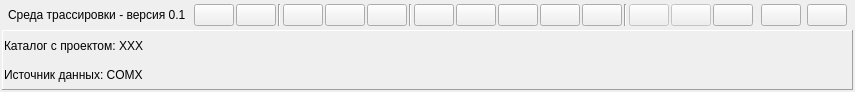
<?xml version="1.0" encoding="UTF-8"?>
<ui version="4.0">
 <class>Main_Win</class>
 <widget class="QMainWindow" name="Main_Win">
  <property name="geometry">
   <rect>
    <x>0</x>
    <y>0</y>
    <width>806</width>
    <height>92</height>
   </rect>
  </property>
  <property name="maximumSize">
   <size>
    <width>16777215</width>
    <height>160</height>
   </size>
  </property>
  <property name="windowTitle">
   <string>Среда трассировки - версия 0.1</string>
  </property>
  <property name="windowIcon">
   <iconset resource="../resource.qrc">
    <normaloff>:/images/red_bug.ico</normaloff>:/images/red_bug.ico</iconset>
  </property>
  <widget class="QWidget" name="centralWidget">
   <layout class="QVBoxLayout" name="verticalLayout" stretch="0,1">
    <property name="spacing">
     <number>2</number>
    </property>
    <property name="leftMargin">
     <number>2</number>
    </property>
    <property name="topMargin">
     <number>2</number>
    </property>
    <property name="rightMargin">
     <number>2</number>
    </property>
    <property name="bottomMargin">
     <number>2</number>
    </property>
    <item>
     <layout class="QHBoxLayout" name="horizontalLayout">
      <item>
       <widget class="QLabel" name="label_icon">
        <property name="text">
         <string>&lt;html&gt;&lt;head/&gt;&lt;body&gt;&lt;p align=&quot;center&quot;&gt;&lt;img src=&quot;:/images/red_bug.ico&quot; width=&quot;35&quot; height=&quot;35&quot;/&gt;&lt;/p&gt;&lt;/body&gt;&lt;/html&gt;</string>
        </property>
       </widget>
      </item>
      <item>
       <widget class="QLabel" name="label_title">
        <property name="text">
         <string>Среда трассировки - версия 0.1</string>
        </property>
       </widget>
      </item>
      <item>
       <widget class="QStackedWidget" name="stackedWidget">
        <widget class="QWidget" name="stackedWidgetPage_menu">
         <layout class="QHBoxLayout" name="horizontalLayout_2">
          <property name="spacing">
           <number>2</number>
          </property>
          <property name="leftMargin">
           <number>2</number>
          </property>
          <property name="topMargin">
           <number>2</number>
          </property>
          <property name="rightMargin">
           <number>2</number>
          </property>
          <property name="bottomMargin">
           <number>2</number>
          </property>
          <item>
           <widget class="QPushButton" name="pushButton_openDirectoryProject">
            <property name="toolTip">
             <string>Открыть каталог с исходным кодом проекта ПО ЦС</string>
            </property>
            <property name="text">
             <string/>
            </property>
            <property name="icon">
             <iconset resource="../resource.qrc">
              <normaloff>:/images/1449324516_folder.png</normaloff>:/images/1449324516_folder.png</iconset>
            </property>
           </widget>
          </item>
          <item>
           <widget class="QPushButton" name="pushButton_createTracePointsList">
            <property name="toolTip">
             <string>Построить список точек трассировки проекта</string>
            </property>
            <property name="text">
             <string/>
            </property>
            <property name="icon">
             <iconset resource="../resource.qrc">
              <normaloff>:/images/icon_app.ico</normaloff>:/images/icon_app.ico</iconset>
            </property>
           </widget>
          </item>
          <item>
           <widget class="Line" name="line">
            <property name="orientation">
             <enum>Qt::Vertical</enum>
            </property>
           </widget>
          </item>
          <item>
           <widget class="QPushButton" name="pushButton_synchronizeWithComPort">
            <property name="toolTip">
             <string>Синхронизация с ичточником данных</string>
            </property>
            <property name="text">
             <string/>
            </property>
            <property name="icon">
             <iconset resource="../resource.qrc">
              <normaloff>:/images/1449324945_sinchronize.png</normaloff>:/images/1449324945_sinchronize.png</iconset>
            </property>
            <property name="checkable">
             <bool>true</bool>
            </property>
           </widget>
          </item>
          <item>
           <widget class="QPushButton" name="pushButton_startTraceFromComPort">
            <property name="toolTip">
             <string>Старт/стоп трассировки</string>
            </property>
            <property name="text">
             <string/>
            </property>
            <property name="icon">
             <iconset resource="../resource.qrc">
              <normaloff>:/images/trace_n_stop.ico</normaloff>:/images/trace_n_stop.ico</iconset>
            </property>
            <property name="checkable">
             <bool>true</bool>
            </property>
           </widget>
          </item>
          <item>
           <widget class="QPushButton" name="pushButton_prefences">
            <property name="toolTip">
             <string>Настройки</string>
            </property>
            <property name="text">
             <string/>
            </property>
            <property name="icon">
             <iconset resource="../resource.qrc">
              <normaloff>:/images/options.ico</normaloff>:/images/options.ico</iconset>
            </property>
           </widget>
          </item>
          <item>
           <widget class="Line" name="line_2">
            <property name="orientation">
             <enum>Qt::Vertical</enum>
            </property>
           </widget>
          </item>
          <item>
           <widget class="QPushButton" name="pushButton_treeFilesWin">
            <property name="toolTip">
             <string>Окно - &quot;Дерево файлов проекта&quot;</string>
            </property>
            <property name="text">
             <string/>
            </property>
            <property name="icon">
             <iconset resource="../resource.qrc">
              <normaloff>:/images/tree_files_win.ico</normaloff>:/images/tree_files_win.ico</iconset>
            </property>
            <property name="checkable">
             <bool>true</bool>
            </property>
            <property name="checked">
             <bool>false</bool>
            </property>
           </widget>
          </item>
          <item>
           <widget class="QPushButton" name="pushButton_filesViewerWin">
            <property name="toolTip">
             <string>Окно - &quot;Просмотрщик файлов&quot;</string>
            </property>
            <property name="text">
             <string/>
            </property>
            <property name="icon">
             <iconset resource="../resource.qrc">
              <normaloff>:/images/file_viewer_win.ico</normaloff>:/images/file_viewer_win.ico</iconset>
            </property>
            <property name="checkable">
             <bool>true</bool>
            </property>
           </widget>
          </item>
          <item>
           <widget class="QPushButton" name="pushButton_listPointWin">
            <property name="toolTip">
             <string>Окно - &quot;Список точек трассировки&quot;</string>
            </property>
            <property name="text">
             <string/>
            </property>
            <property name="icon">
             <iconset resource="../resource.qrc">
              <normaloff>:/images/list_point_win.ico</normaloff>:/images/list_point_win.ico</iconset>
            </property>
            <property name="checkable">
             <bool>true</bool>
            </property>
           </widget>
          </item>
          <item>
           <widget class="QPushButton" name="pushButton_terminalWin">
            <property name="toolTip">
             <string>Окно - &quot;Терминал&quot;</string>
            </property>
            <property name="text">
             <string/>
            </property>
            <property name="icon">
             <iconset resource="../resource.qrc">
              <normaloff>:/images/terminal_win.ico</normaloff>:/images/terminal_win.ico</iconset>
            </property>
            <property name="checkable">
             <bool>true</bool>
            </property>
           </widget>
          </item>
          <item>
           <widget class="QPushButton" name="pushButton_viewAll">
            <property name="enabled">
             <bool>true</bool>
            </property>
            <property name="toolTip">
             <string>Показать все окна</string>
            </property>
            <property name="text">
             <string/>
            </property>
            <property name="icon">
             <iconset resource="../resource.qrc">
              <normaloff>:/images/view_all.ico</normaloff>:/images/view_all.ico</iconset>
            </property>
            <property name="checkable">
             <bool>false</bool>
            </property>
           </widget>
          </item>
          <item>
           <widget class="Line" name="line_3">
            <property name="orientation">
             <enum>Qt::Vertical</enum>
            </property>
           </widget>
          </item>
          <item>
           <widget class="QPushButton" name="pushButton_openTraceFile">
            <property name="enabled">
             <bool>false</bool>
            </property>
            <property name="toolTip">
             <string>Открыть файл с точками трассировки</string>
            </property>
            <property name="text">
             <string/>
            </property>
            <property name="icon">
             <iconset resource="../resource.qrc">
              <normaloff>:/images/1449325145_send_file.png</normaloff>:/images/1449325145_send_file.png</iconset>
            </property>
            <property name="checkable">
             <bool>false</bool>
            </property>
           </widget>
          </item>
          <item>
           <widget class="QPushButton" name="pushButton_saveTraceFile">
            <property name="enabled">
             <bool>false</bool>
            </property>
            <property name="toolTip">
             <string>Сохранить файл с точками трассровки</string>
            </property>
            <property name="text">
             <string/>
            </property>
            <property name="icon">
             <iconset resource="../resource.qrc">
              <normaloff>:/images/1449324486_save_as.png</normaloff>:/images/1449324486_save_as.png</iconset>
            </property>
            <property name="checkable">
             <bool>false</bool>
            </property>
           </widget>
          </item>
          <item>
           <widget class="QPushButton" name="pushButton_clearTrace">
            <property name="toolTip">
             <string>Очистить &quot;Список точек трасировки&quot; и &quot;Терминал&quot;</string>
            </property>
            <property name="text">
             <string/>
            </property>
            <property name="icon">
             <iconset resource="../resource.qrc">
              <normaloff>:/images/1449325073_full_trash.png</normaloff>:/images/1449325073_full_trash.png</iconset>
            </property>
            <property name="checkable">
             <bool>false</bool>
            </property>
           </widget>
          </item>
          <item>
           <spacer name="horizontalSpacer_2">
            <property name="orientation">
             <enum>Qt::Horizontal</enum>
            </property>
            <property name="sizeHint" stdset="0">
             <size>
              <width>40</width>
              <height>20</height>
             </size>
            </property>
           </spacer>
          </item>
         </layout>
        </widget>
       </widget>
      </item>
      <item>
       <spacer name="horizontalSpacer">
        <property name="orientation">
         <enum>Qt::Horizontal</enum>
        </property>
        <property name="sizeHint" stdset="0">
         <size>
          <width>40</width>
          <height>20</height>
         </size>
        </property>
       </spacer>
      </item>
      <item>
       <widget class="QPushButton" name="pushButton_aboutApp">
        <property name="toolTip">
         <string>О программе</string>
        </property>
        <property name="text">
         <string/>
        </property>
        <property name="icon">
         <iconset resource="../resource.qrc">
          <normaloff>:/images/1449324466_error.png</normaloff>:/images/1449324466_error.png</iconset>
        </property>
       </widget>
      </item>
      <item>
       <widget class="QPushButton" name="pushButton_adaptate">
        <property name="toolTip">
         <string>Подобрать оптимальный размер окна</string>
        </property>
        <property name="text">
         <string/>
        </property>
        <property name="icon">
         <iconset resource="../resource.qrc">
          <normaloff>:/images/1449324640_external_link.png</normaloff>:/images/1449324640_external_link.png</iconset>
        </property>
       </widget>
      </item>
      <item>
       <widget class="widget_system_buttons" name="widget_SystemButtons" native="true"/>
      </item>
     </layout>
    </item>
    <item>
     <widget class="QFrame" name="frame">
      <property name="frameShape">
       <enum>QFrame::Panel</enum>
      </property>
      <property name="frameShadow">
       <enum>QFrame::Raised</enum>
      </property>
      <layout class="QVBoxLayout" name="verticalLayout_2" stretch="0,0">
       <property name="spacing">
        <number>1</number>
       </property>
       <property name="leftMargin">
        <number>1</number>
       </property>
       <property name="topMargin">
        <number>1</number>
       </property>
       <property name="rightMargin">
        <number>1</number>
       </property>
       <property name="bottomMargin">
        <number>1</number>
       </property>
       <item>
        <layout class="QHBoxLayout" name="horizontalLayout_3">
         <item>
          <widget class="QLabel" name="label_dirProject">
           <property name="text">
            <string>Каталог с проектом: ХХХ</string>
           </property>
          </widget>
         </item>
         <item>
          <spacer name="horizontalSpacer_3">
           <property name="orientation">
            <enum>Qt::Horizontal</enum>
           </property>
           <property name="sizeHint" stdset="0">
            <size>
             <width>40</width>
             <height>20</height>
            </size>
           </property>
          </spacer>
         </item>
        </layout>
       </item>
       <item>
        <layout class="QHBoxLayout" name="horizontalLayout_4">
         <item>
          <widget class="QLabel" name="label_sourceData">
           <property name="text">
            <string>Источник данных: COMX</string>
           </property>
          </widget>
         </item>
         <item>
          <spacer name="horizontalSpacer_4">
           <property name="orientation">
            <enum>Qt::Horizontal</enum>
           </property>
           <property name="sizeHint" stdset="0">
            <size>
             <width>40</width>
             <height>20</height>
            </size>
           </property>
          </spacer>
         </item>
        </layout>
       </item>
      </layout>
     </widget>
    </item>
   </layout>
  </widget>
 </widget>
 <layoutdefault spacing="6" margin="11"/>
 <customwidgets>
  <customwidget>
   <class>widget_system_buttons</class>
   <extends>QWidget</extends>
   <header>widget_system_buttons.h</header>
   <container>1</container>
  </customwidget>
 </customwidgets>
 <resources>
  <include location="../resource.qrc"/>
 </resources>
 <connections/>
</ui>
